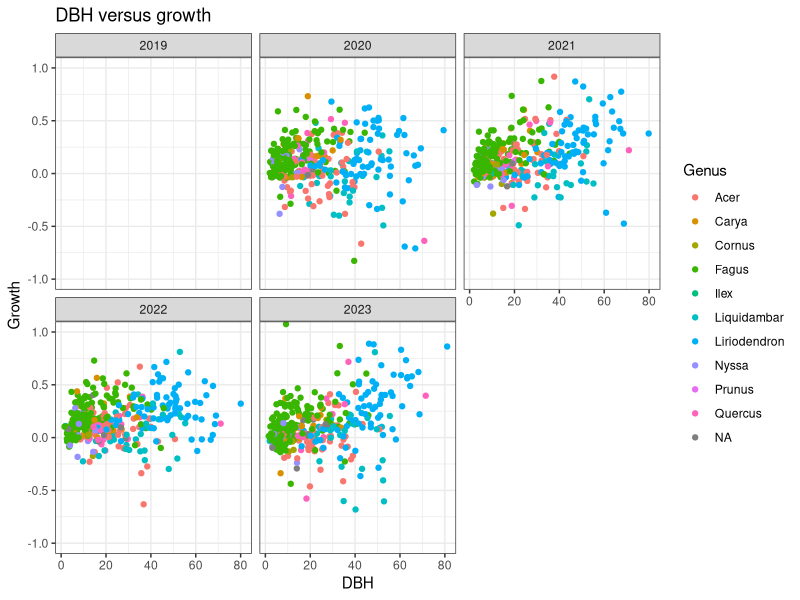
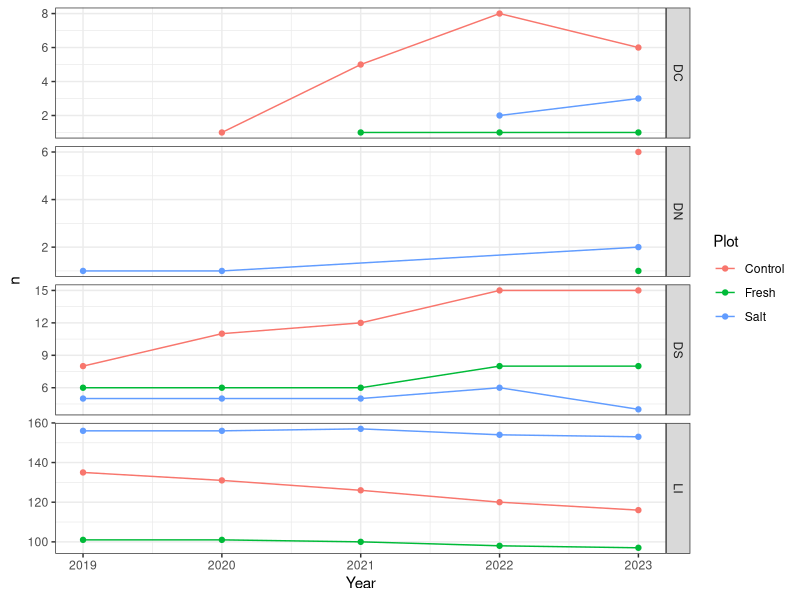
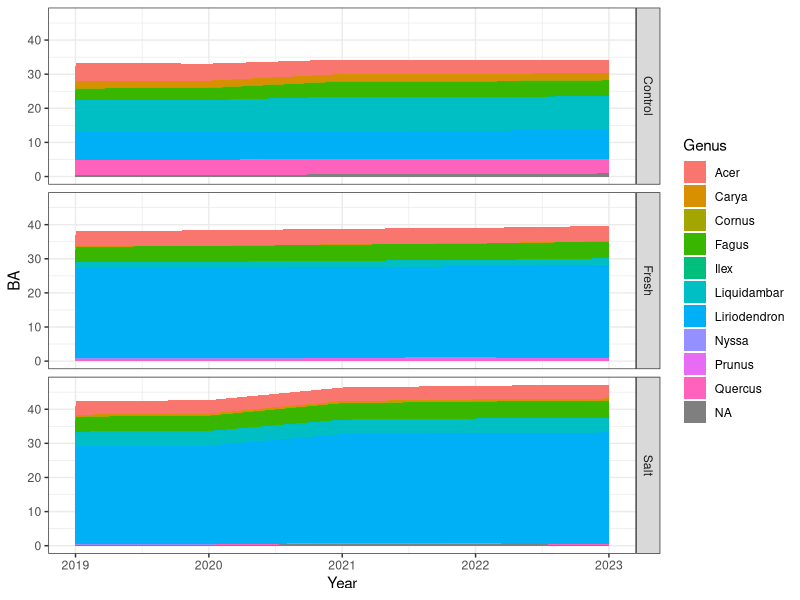
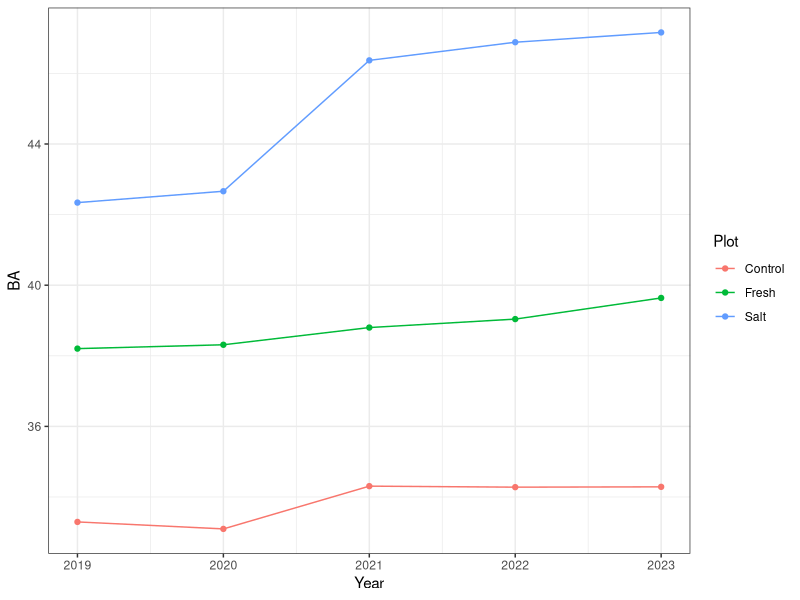
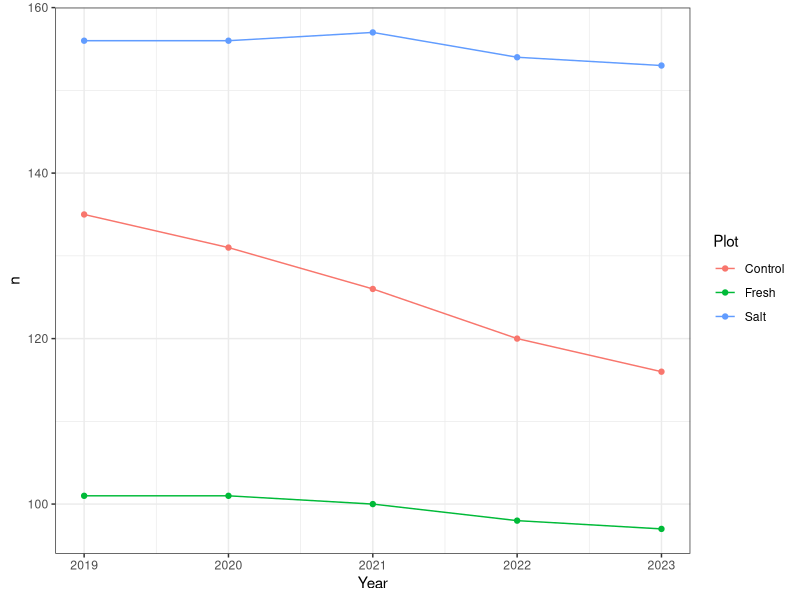

Reproduce these figures in R, in order.
## ---- chunk 1
knitr::opts_chunk$set(echo = TRUE)

# QA/QC and summarize the TEMPEST inventory data
# BBL March 22022

library(readr)
library(dplyr)
library(tidyr)
library(ggplot2)
theme_set(theme_bw())
## ---- chunk 2
inv <- read_csv("../Data/tree_inventory/inventory.csv",
                col_types = "ccdcdDccdDcDdcDdcDdclcc")

genera <- read_csv("../Data/tree_inventory/species-genera.csv", 
                   col_types = "cc")

# There are some trees in our records that aren't in the plot, because of plot
# relocation several years ago. Remove them
inv <- filter(inv, In_Plot)

# Compute growth
# Growth_{year} is the difference between DBH_{year} and DBH_{year-1}
# It may be negative, because of inaccuracies in hand measurement of DBH
# Also flag resurrection and zombie trees
cn <- colnames(inv)
cn <- cn[grep("DBH_[0-9]{4}$", cn)]
years <- as.integer(gsub("DBH_", "", cn))
for(yr in years[-1]) {
    inv[[paste0("Growth_", yr)]] <- inv[[paste0("DBH_", yr)]] - inv[[paste0("DBH_", yr-1)]]
    inv[[paste0("Resurrect_", yr)]] <- inv[[paste0("Status_", yr)]] == "LI" &
        inv[[paste0("Status_", yr-1)]] %in% c("DS", "DC")
    inv[[paste0("Zombie_", yr)]] <- inv[[paste0("Status_", yr)]] == "DS" &
        inv[[paste0("Status_", yr-1)]] == c("DC")}

# The inventory file is 'wide'; we want it long
# Helper function: pivot_longer and separate {prefix}_{year}
pivot_and_split <- function(df, col_prefix) {
    stopifnot(any(grepl(col_prefix, colnames(df)))) # not present
    newcol <- gsub("_", "", col_prefix)
    df %>%
        select(Plot, Section, Tag, Grid, Species_code, starts_with(col_prefix)) %>%
        pivot_longer(cols = starts_with(col_prefix), values_to = newcol) %>%
        separate(name, into = c("x", "Year")) %>%
        select(-x)
}

# Reshape and split the date_{year}, Status_{year}, and DBH_{year} columns
inv_long_dbh <- pivot_and_split(inv, "DBH_")
inv_long_date <- pivot_and_split(inv, "Date_")
inv_long_growth <- pivot_and_split(inv, "Growth_")
inv_long_resurrect <- pivot_and_split(inv, "Resurrect_")
inv_long_zombie <- pivot_and_split(inv, "Zombie_")
joincols <- c("Plot", "Section", "Tag", "Grid", "Species_code", "Year")
inv %>%
    pivot_and_split("Status_") %>%
    left_join(inv_long_dbh, by = joincols) %>%
    left_join(inv_long_growth, by = joincols) %>%
    left_join(inv_long_resurrect, by = joincols) %>%
    left_join(inv_long_zombie, by = joincols) %>%
    left_join(inv_long_date, by = joincols) %>%
    # clean up
    mutate(Year = as.integer(Year)) %>%
    arrange(Plot, Tag, Year) %>% 
    # add genus information for cleaner graphs
    left_join(genera, by = "Species_code") %>% 
    # status codes propagate to following years
    mutate(Status_original = Status) %>% 
    fill(Status) ->
    inv_long

rm(inv_long_dbh, inv_long_date, inv_long_growth, inv_long_resurrect, inv_long_zombie)
## ---- chunk 3
growth_limits <- c(-1.0, 1.0)
ggplot(inv_long, aes(DBH, Growth, color = Genus)) +
    geom_jitter(na.rm = TRUE) + 
    coord_cartesian(ylim = growth_limits) + 
    ggtitle("DBH versus growth") +
    facet_wrap(~Year)

inv_long %>% 
    filter(Growth >= min(growth_limits), Growth <= max(growth_limits)) %>% 
    group_by(Genus, Year) %>% 
    summarise(Growth = mean(Growth, na.rm = TRUE),
              .groups = "drop") %>% 
    pivot_wider(names_from = "Year", values_from = "Growth") %>% 
    knitr::kable(caption = "Growth by genus and year", digits = 2)

inv_long %>% 
    filter(Growth < min(growth_limits) | Growth > max(growth_limits)) %>% 
    select(Plot, Section, Tag, Grid, Species_code, Year, Status, DBH, Growth) %>% 
    knitr::kable(caption = "Extreme growth values")
## ---- chunk 4
inv_long %>% 
    filter(Resurrect) %>% 
    select(Plot, Section, Tag, Grid, Species_code, Year, Status, DBH) %>% 
    knitr::kable()
## ---- chunk 5
inv_long %>% 
    filter(Zombie) %>% 
    select(Plot, Section, Tag, Grid, Species_code, Year, Status, DBH) %>% 
    knitr::kable()
## ---- chunk 6
inv_long %>% 
    filter(!Status %in% c("LI", "DS", "DC")) %>% 
    knitr::kable(caption = "Bad status")

inv_long %>% 
    filter(DBH < 1) %>% 
    knitr::kable(caption = "Bad DBH")

inv_long %>%
    filter(Status == "LI", is.na(Species_code)) %>%
    group_by(Plot, Section, Tag, Grid, Species_code) %>% 
    summarise(Year = paste(Year, collapse = ", "), .groups = "drop") %>% 
    knitr::kable(caption = "Live tree, unknown species")
## ---- chunk 7
# Number of trees
inv_long %>%
    group_by(Plot, Year, Status) %>%
    summarise(n = n(), .groups = "drop") %>%
    ggplot(aes(Year, n, color = Plot, group = Plot)) +
    geom_point() +
    geom_line() +
    facet_grid(Status~., scales = "free")
## ---- chunk 8
# Live trees species mix
inv_long %>%
    filter(Status == "LI") %>%
    group_by(Plot, Year, Genus) %>%
    summarise(n = n(),
              BA = sum(((DBH / 100) / 2) ^ 2 * pi, na.rm = TRUE) * 10000 / (50 * 40),
              .groups = "drop") ->
    species_mix

# Live trees DBH
ggplot(species_mix, aes(Year, BA, fill = Genus)) +
    geom_area(position="stack") +
    facet_grid(Plot~.)
## ---- chunk 9
species_mix %>%
    group_by(Plot, Year) %>%
    summarise(n = sum(n),
              BA = sum(BA, na.rm = TRUE),
              .groups = "drop") ->
    plot_totals

ggplot(plot_totals, aes(Year, BA, color = Plot, group = Plot)) + geom_point() + geom_line()
ggplot(plot_totals, aes(Year, n, color = Plot, group = Plot)) + geom_point() + geom_line()
